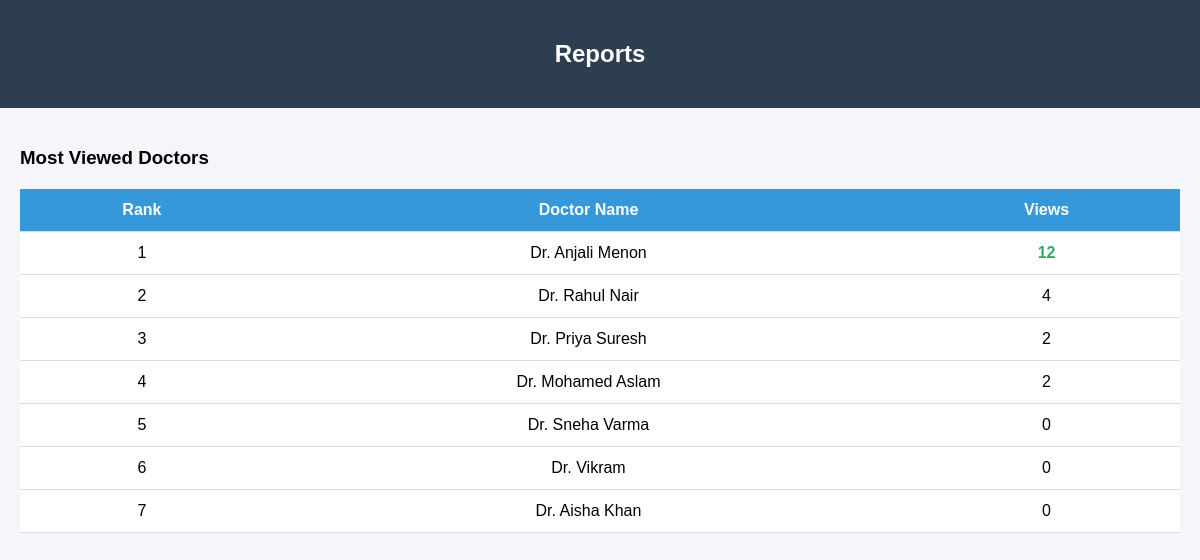
The app's page /reports/ (signed in) with its own data.
### bookingwebsite/models.py (models this page shows, shortened)
class Doctors(models.Model):
    name = models.CharField(max_length=100)
    gender = models.CharField(max_length=10, null=True, blank=True)
    phone = models.CharField(max_length=15, null=True, blank=True)
    email = models.EmailField(null=True, blank=True)
    field = models.CharField(max_length=50)
    experience = models.CharField(max_length=30)
    qualification = models.CharField(max_length=50)
    image = models.ImageField(upload_to='doctors/', null=True, blank=True)
    available_days = models.CharField(max_length=255, null=True, blank=True)
    available_time_slots = models.JSONField(default=list, blank=True)
    view_count = models.IntegerField(default=0)

### bookingwebsite/views.py (the view)
# urls.py: path('reports/', views.reports, name='reports'),
@login_required
def reports(request):
    doctors = Doctors.objects.all().order_by('-view_count')
    return render(request, 'report.html', {
        'doctors': doctors
    })

### bookingwebsite/templates/report.html (shortened to what this page needs)
<!DOCTYPE html>
<html lang="en">
<head>
</head>
<body>
<div class="header">
    <h2>Reports</h2>
</div>
<div class="container">
    <h3>Most Viewed Doctors</h3>
    <table>
        <thead>
            <tr>
                <th>Rank</th>
                <th>Doctor Name</th>
                <th>Views</th>
            </tr>
        </thead>
        <tbody>
        {% for doctor in doctors %}
            <tr>
                <td>{{ forloop.counter }}</td>
                <td>{{ doctor.name }}</td>
                <td class="{% if forloop.first %}top{% endif %}">
                    {{ doctor.view_count }}
                </td>
            </tr>
        {% empty %}
            <tr>
                <td colspan="3">No data available</td>
            </tr>
        {% endfor %}
        </tbody>
    </table>
</div>
</body>
</html>

### bookingwebsite/templates/report.html (style rules this page uses)
body { font-family: Arial, sans-serif; margin: 0; background: #f4f6f9; }
.header { background: #2c3e50; color: white; padding: 20px; text-align: center; }
.container { padding: 20px; }
h3 { margin-bottom: 10px; }
table { width: 100%; border-collapse: collapse; background: white; margin-top: 20px; }
th, td { padding: 12px; border-bottom: 1px solid #ddd; text-align: center; }
th { background: #3498db; color: white; }
.top { color: #27ae60; font-weight: bold; }

### records on screen
Doctors: name "Dr. Anjali Menon", view_count "12"
Doctors: name "Dr. Rahul Nair", view_count "4"
Doctors: name "Dr. Priya Suresh", view_count "2"
Doctors: name "Dr. Mohamed Aslam", view_count "2"
Doctors: name "Dr. Sneha Varma", view_count "0"
Doctors: name "Dr. Vikram", view_count "0"
Doctors: name "Dr. Aisha Khan", view_count "0"
